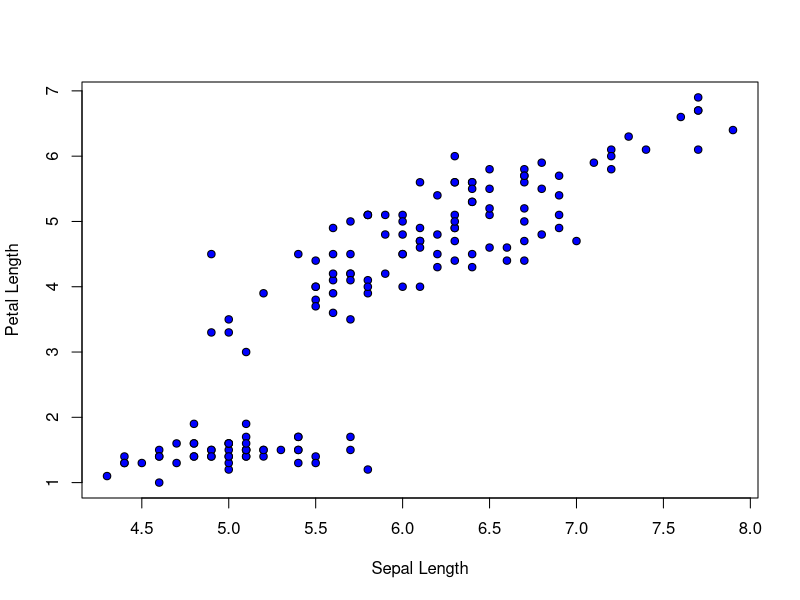

Here is the R script that generated this plot:
## ---- chunk 1
knitr::opts_chunk$set(
  echo = TRUE,
  comment = " "
  )
## ---- chunk 2
# Load the iris data set
data(iris, package = "datasets")

# Print a summary of each column
summary(iris)
## ---- chunk 3
plot(
  x = iris$Sepal.Length,
  y = iris$Petal.Length, 
  pch = 21,
  bg = "blue",
  xlab = "Sepal Length", 
  ylab = "Petal Length"
  )
